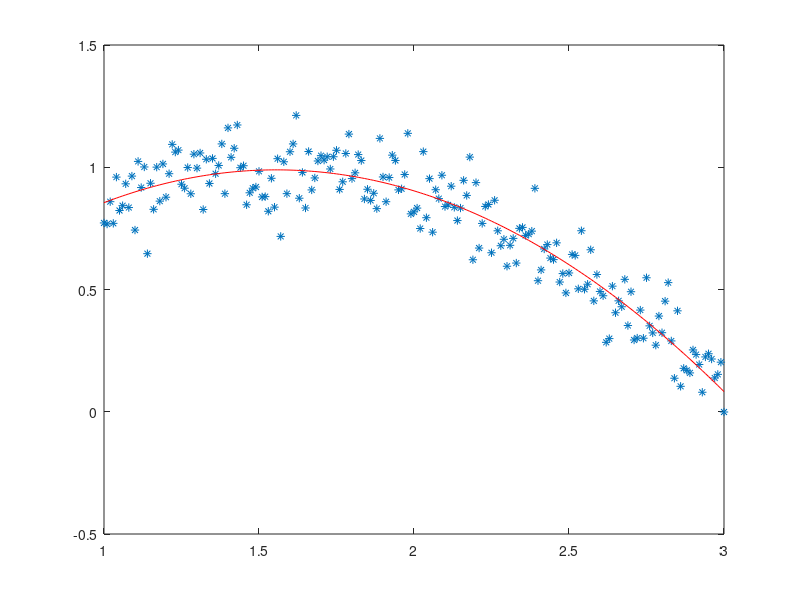

This figure's MATLAB source:
%% Example Title
% Summary of example objective
x = (1:0.01:3)';
y = sin(x) + normrnd(0, 0.1, size(x,1), 1);
plot(x, y, '*');

hold all;
X = [ones(size(x)) x x.^2];

w3 = lsqlin(X, y, [], []);
y_hat3 = w3(1) + w3(2).*x + w3(3).*x.^2;
plot(x, y_hat3, 'red');



%% Section 1 Title
% Description of first code block
a=1;

%% Section 2 Title
% Description of second code block
a=2;
